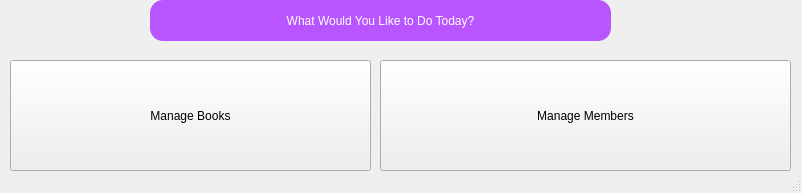
<?xml version="1.0" encoding="UTF-8"?>
<ui version="4.0">
 <class>MainWindow</class>
 <widget class="QMainWindow" name="MainWindow">
  <property name="geometry">
   <rect>
    <x>0</x>
    <y>0</y>
    <width>802</width>
    <height>193</height>
   </rect>
  </property>
  <property name="windowTitle">
   <string>Library Management Version 1.0</string>
  </property>
  <property name="styleSheet">
   <string notr="true">QPushButton{
background-color: rgb(242, 255, 219);

font: 350 9pt &quot;Segoe UI Variable Text Semiligh&quot;;

border-radius:20%;
border:2px;
font: 12pt &quot;Segoe UI&quot;;
}
QPushButton:hover{
        background-color: rgb(255, 231, 212)
}
background-image url(:/images/background_img.jpg);</string>
  </property>
  <widget class="QWidget" name="centralwidget">
   <widget class="QPushButton" name="ManageBooks">
    <property name="geometry">
     <rect>
      <x>10</x>
      <y>60</y>
      <width>361</width>
      <height>111</height>
     </rect>
    </property>
    <property name="text">
     <string>Manage Books</string>
    </property>
   </widget>
   <widget class="QPushButton" name="pushButton_2">
    <property name="geometry">
     <rect>
      <x>380</x>
      <y>60</y>
      <width>411</width>
      <height>111</height>
     </rect>
    </property>
    <property name="text">
     <string>Manage Members</string>
    </property>
   </widget>
   <widget class="QLabel" name="label_6">
    <property name="geometry">
     <rect>
      <x>150</x>
      <y>0</y>
      <width>461</width>
      <height>41</height>
     </rect>
    </property>
    <property name="styleSheet">
     <string notr="true">font: 20pt &quot;Arial&quot;;
color:white;
background-color:rgb(184, 85, 255);
border-radius:13%;</string>
    </property>
    <property name="text">
     <string>What Would You Like to Do Today?</string>
    </property>
    <property name="alignment">
     <set>Qt::AlignCenter</set>
    </property>
   </widget>
  </widget>
  <widget class="QStatusBar" name="statusbar"/>
 </widget>
 <resources/>
 <connections/>
</ui>
